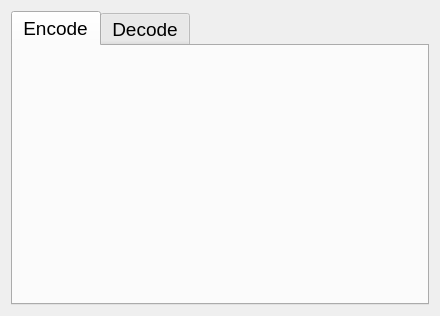
<?xml version="1.0" encoding="UTF-8"?>
<ui version="4.0">
 <class>MainWindow</class>
 <widget class="QMainWindow" name="MainWindow">
  <property name="geometry">
   <rect>
    <x>0</x>
    <y>0</y>
    <width>440</width>
    <height>316</height>
   </rect>
  </property>
  <property name="windowTitle">
   <string>MainWindow</string>
  </property>
  <widget class="QWidget" name="centralWidget">
   <layout class="QHBoxLayout" name="horizontalLayout">
    <item>
     <widget class="QTabWidget" name="tabWidget">
      <property name="font">
       <font>
        <pointsize>14</pointsize>
       </font>
      </property>
      <property name="currentIndex">
       <number>0</number>
      </property>
      <widget class="QWidget" name="tab_encode">
       <property name="font">
        <font>
         <pointsize>14</pointsize>
        </font>
       </property>
       <attribute name="title">
        <string>Encode</string>
       </attribute>
      </widget>
      <widget class="QWidget" name="tab_decode">
       <attribute name="title">
        <string>Decode</string>
       </attribute>
      </widget>
     </widget>
    </item>
   </layout>
  </widget>
 </widget>
 <layoutdefault spacing="6" margin="11"/>
 <resources/>
 <connections/>
</ui>
